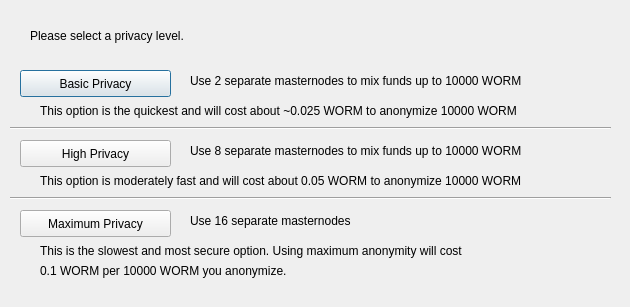
<?xml version="1.0" encoding="UTF-8"?>
<ui version="4.0">
 <class>ObfuscationConfig</class>
 <widget class="QDialog" name="ObfuscationConfig">
  <property name="geometry">
   <rect>
    <x>0</x>
    <y>0</y>
    <width>630</width>
    <height>307</height>
   </rect>
  </property>
  <property name="windowTitle">
   <string>Configure Obfuscation</string>
  </property>
  <widget class="QPushButton" name="buttonBasic">
   <property name="geometry">
    <rect>
     <x>20</x>
     <y>70</y>
     <width>151</width>
     <height>27</height>
    </rect>
   </property>
   <property name="text">
    <string>Basic Privacy</string>
   </property>
  </widget>
  <widget class="QPushButton" name="buttonHigh">
   <property name="geometry">
    <rect>
     <x>20</x>
     <y>140</y>
     <width>151</width>
     <height>27</height>
    </rect>
   </property>
   <property name="text">
    <string>High Privacy</string>
   </property>
  </widget>
  <widget class="QPushButton" name="buttonMax">
   <property name="geometry">
    <rect>
     <x>20</x>
     <y>210</y>
     <width>151</width>
     <height>27</height>
    </rect>
   </property>
   <property name="text">
    <string>Maximum Privacy</string>
   </property>
  </widget>
  <widget class="QLabel" name="label">
   <property name="geometry">
    <rect>
     <x>30</x>
     <y>20</y>
     <width>571</width>
     <height>31</height>
    </rect>
   </property>
   <property name="text">
    <string>Please select a privacy level.</string>
   </property>
  </widget>
  <widget class="QLabel" name="label_2">
   <property name="geometry">
    <rect>
     <x>190</x>
     <y>70</y>
     <width>421</width>
     <height>21</height>
    </rect>
   </property>
   <property name="text">
    <string>Use 2 separate masternodes to mix funds up to 10000 WORM</string>
   </property>
  </widget>
  <widget class="QLabel" name="label_3">
   <property name="geometry">
    <rect>
     <x>190</x>
     <y>140</y>
     <width>411</width>
     <height>21</height>
    </rect>
   </property>
   <property name="text">
    <string>Use 8 separate masternodes to mix funds up to 10000 WORM</string>
   </property>
  </widget>
  <widget class="QLabel" name="label_4">
   <property name="geometry">
    <rect>
     <x>190</x>
     <y>210</y>
     <width>421</width>
     <height>21</height>
    </rect>
   </property>
   <property name="text">
    <string>Use 16 separate masternodes</string>
   </property>
  </widget>
  <widget class="QLabel" name="label_6">
   <property name="geometry">
    <rect>
     <x>40</x>
     <y>100</y>
     <width>561</width>
     <height>21</height>
    </rect>
   </property>
   <property name="text">
    <string>This option is the quickest and will cost about ~0.025 WORM to anonymize 10000 WORM</string>
   </property>
  </widget>
  <widget class="QLabel" name="label_7">
   <property name="geometry">
    <rect>
     <x>40</x>
     <y>170</y>
     <width>561</width>
     <height>21</height>
    </rect>
   </property>
   <property name="text">
    <string>This option is moderately fast and will cost about 0.05 WORM to anonymize 10000 WORM</string>
   </property>
  </widget>
  <widget class="QLabel" name="label_8">
   <property name="geometry">
    <rect>
     <x>40</x>
     <y>240</y>
     <width>561</width>
     <height>21</height>
    </rect>
   </property>
   <property name="text">
    <string>This is the slowest and most secure option. Using maximum anonymity will cost</string>
   </property>
  </widget>
  <widget class="QLabel" name="label_9">
   <property name="geometry">
    <rect>
     <x>40</x>
     <y>260</y>
     <width>561</width>
     <height>21</height>
    </rect>
   </property>
   <property name="text">
    <string>0.1 WORM per 10000 WORM you anonymize.</string>
   </property>
  </widget>
  <widget class="Line" name="line">
   <property name="geometry">
    <rect>
     <x>10</x>
     <y>120</y>
     <width>601</width>
     <height>16</height>
    </rect>
   </property>
   <property name="orientation">
    <enum>Qt::Horizontal</enum>
   </property>
  </widget>
  <widget class="Line" name="line_2">
   <property name="geometry">
    <rect>
     <x>10</x>
     <y>190</y>
     <width>601</width>
     <height>16</height>
    </rect>
   </property>
   <property name="orientation">
    <enum>Qt::Horizontal</enum>
   </property>
  </widget>
 </widget>
 <resources/>
 <connections/>
</ui>
